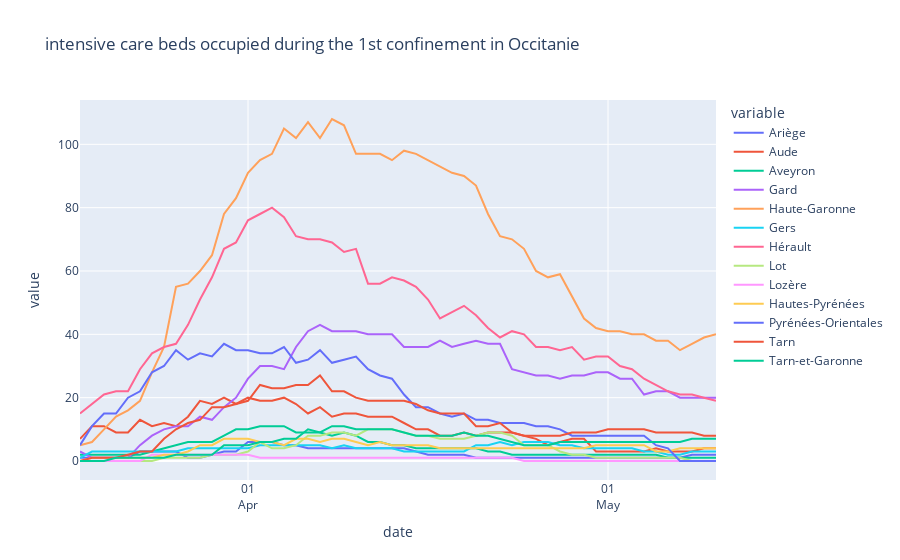

Notebook cell for this chart:
### Code cell
confinement_1_regions('Occitanie')
